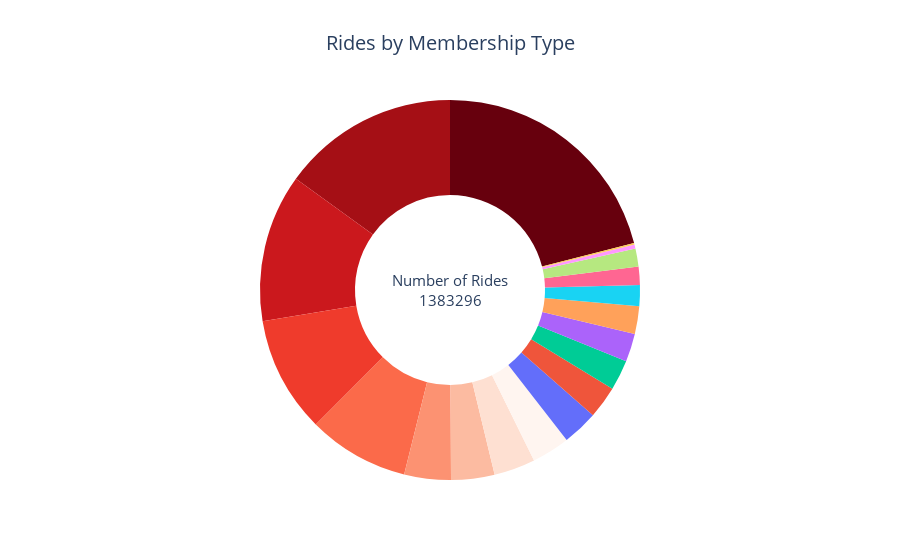

Here is the notebook cell this chart was saved with:
### Code cell
import plotly.graph_objects as go
import plotly.express as px

labels = label
values = value
total_count = sum(values)

fig = go.Figure(data=[go.Pie(labels=labels, values=values, hole=0.5, textinfo='none', marker=dict(colors=px.colors.sequential.Reds[::-1]))])

fig.add_annotation(text='Number of Rides<br>' + str(total_count), showarrow=False, font=dict(size=15), x=0.5, y=0.5)

fig.update_layout(title='Rides by Membership Type', title_x=0.5, title_font_size=20, showlegend=False)

fig.show()

### Figure 1 — Plotly figure (JSON) as saved in the notebook; plotly's stock layout.template omitted (floating-point values rounded to 4 significant figures)
{"data": [{"hole": 0.5, "labels": ["Pay Per Ride", "365 Day Pass Standard", "30 Day Pass", "365 Day Pass Plus", "24 Hour", "365 Corporate Plus Renewal", "365 Corporate Plus", "365 Day Pass Plus SALE", "365 Corporate Standard", "365 Day Pass Standard SALE", "Community Pass", "VIP", "Community Pass E-bike (PWD)", "Community Pass E-bike", "365 Corporate Standard Renewal", "365 Day Founding Standard", "365 Day Founding Plus", "UBC Inclusive Corporate Pass", "Others"], "marker": {"colors": ["rgb(103,0,13)", "rgb(165,15,21)", "rgb(203,24,29)", "rgb(239,59,44)", "rgb(251,106,74)", "rgb(252,146,114)", "rgb(252,187,161)", "rgb(254,224,210)", "rgb(255,245,240)"]}, "textinfo": "none", "type": "pie", "values": [290789, 208267, 173987, 136665, 119060, 54852, 51070, 48638, 44658, 41908, 38155, 35610, 33110, 32647, 24736, 21294, 21159, 4918, 1773]}], "layout": {"annotations": [{"font": {"size": 15}, "showarrow": false, "text": "Number of Rides<br>1383296", "x": 0.5, "y": 0.5}], "showlegend": false, "title": {"font": {"size": 20}, "text": "Rides by Membership Type", "x": 0.5}}}
